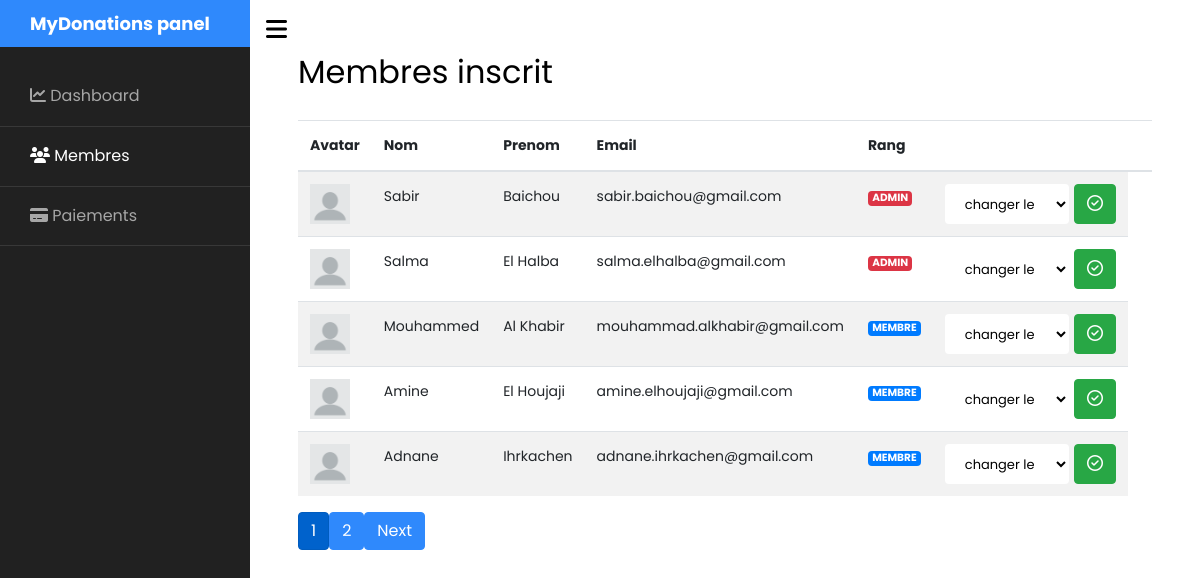
/panel/membres (signed in), run on the app's committed database.
### tables this page shows
CREATE TABLE `users` (
  `user_id` int(11) NOT NULL,
  `first_name` varchar(50) DEFAULT NULL,
  `last_name` varchar(50) DEFAULT NULL,
  `email` varchar(50) DEFAULT NULL,
  `password` varchar(255) DEFAULT NULL,
  `rank` enum('0','1','2') NOT NULL,
  `avatar` varchar(255) NOT NULL DEFAULT 'public/img/avatars/default.jpg',
  `date_created` timestamp NOT NULL DEFAULT current_timestamp(),
  `date_updated` timestamp NOT NULL DEFAULT current_timestamp() ON UPDATE current_timestamp()
);

### controller/frontend.php (called while the page is built, shortened)
<?php
require('model/frontend.php');
function panelMembresPage(){
    $pageNumber = isset($_GET['page']) ? $_GET['page'] : 1;
    $recordsPerPage = 5;
    $users = getRecordsUsers($pageNumber, $recordsPerPage);
    $x = getNumUsers();
    $totalRecords = $x['total'];
    $totalPages = ceil($totalRecords / $recordsPerPage);
    require("view/panel/membres.php");
}

### model/frontend.php (called while the page is built, shortened)
<?php
function dbConnect(){
    try{
        $db = new PDO("mysql:host=localhost;dbname=mydonations;charset=utf8","root","");
        $db->setAttribute(PDO::ATTR_ERRMODE, PDO::ERRMODE_EXCEPTION);
        return $db;
    }catch(PDOEcxeption $e){
        die("Erreur - " . $e->getMessage());
    }
}
function getNumUsers(){
    $db = dbConnect();
    $req = $db->prepare("SELECT COUNT(*) AS total FROM users");
    $req->execute();
    return $req->fetch();
}
function getRecordsUsers($pageNumber, $recordsPerPage) {
    $db = dbConnect();
    $offset = ($pageNumber - 1) * $recordsPerPage;
    $query = "SELECT * FROM users LIMIT $recordsPerPage OFFSET $offset";
    $req = $db->prepare($query);
    $req->execute();
    return $req;
}

### view/panel/membres.php (the view, shortened to what this page needs)
<?php include 'partials/_panelNavbar.php' ?>
    <div id="content" class="p-4 p-md-5 pt-5">
        <h2 class="mb-4">Membres inscrit</h2>
        <div class="row">
            <div class="col-md-12">
                <table id="myTable" class="table table-striped">
                    <thead>
                        <tr>
                            <th scope="col">Avatar</th>
                            <th scope="col">Nom</th>
                            <th scope="col">Prenom</th>
                            <th scope="col">Email</th>
                            <th scope="col">Rang</th>
                            <th scope="col"></th>
                            <th scope="col"></th>
                        </tr>
                    </thead>
                    <tbody>
                        <?php foreach($users as $user){ ?>
                        <tr>
                            <th scope="row"><img src="../<?php echo $user['avatar'] ?>"  width=40 height=40 alt=""></th>
                            <td><?= $user['first_name'] ?></td>
                            <td><?= $user['last_name'] ?></td>
                            <td><?= $user['email'] ?></td>
                            <td>
                                <?php echo ($user['rank'] > 0) ? "<div class=\"badge badge-danger\">ADMIN</div>" : "<div class=\"badge badge-primary\">MEMBRE</div>"; ?>
                            </td>
                            <td>
                                <form action="" method="POST" class="d-flex" style="gap: 5px;">
                                    <select class="form-control form-control-lg">
                                        <option selected>changer le rang</option>
                                    </select>
                                    <button type="submit" class="btn btn-success"><i class="fa-regular fa-circle-check"></i></button>
                                </form>
                            </td>
                        </tr>
                        <?php } ?>
                    </tbody>
                </table>
                <?php
                    if ($totalPages > 1) {
                        for ($i = max(1, $pageNumber - 2); $i <= min($pageNumber + 2, $totalPages); $i++) {
                            if ($i == $pageNumber) {
                                echo '<a class="active btn btn-primary">' . $i . '</a>';
                            } else {
                                echo '<a class="btn btn-primary" href="membres&page=' . $i . '">' . $i . '</a>';
                            }
                        }
                        if ($pageNumber < $totalPages) {
                            echo '<a class="btn btn-primary" href="membres&page=' . ($pageNumber + 1) . '">Next</a>';
                        }
                    }
                    echo '</div>';
                ?>
            </div>
        </div>
      </div>
<?php require('templatePanel.php');?>

### data on the page
users: avatar (placeholder picture), first_name "Sabir", last_name "Baichou", email "sabir.baichou@gmail.com", rank "ADMIN"
users: avatar (placeholder picture), first_name "Salma", last_name "El Halba", email "salma.elhalba@gmail.com", rank "ADMIN"
users: avatar (placeholder picture), first_name "Mouhammed", last_name "Al Khabir", email "mouhammad.alkhabir@gmail.com", rank "MEMBRE"
users: avatar (placeholder picture), first_name "Amine", last_name "El Houjaji", email "amine.elhoujaji@gmail.com", rank "MEMBRE"
users: avatar (placeholder picture), first_name "Adnane", last_name "Ihrkachen", email "adnane.ihrkachen@gmail.com", rank "MEMBRE"
